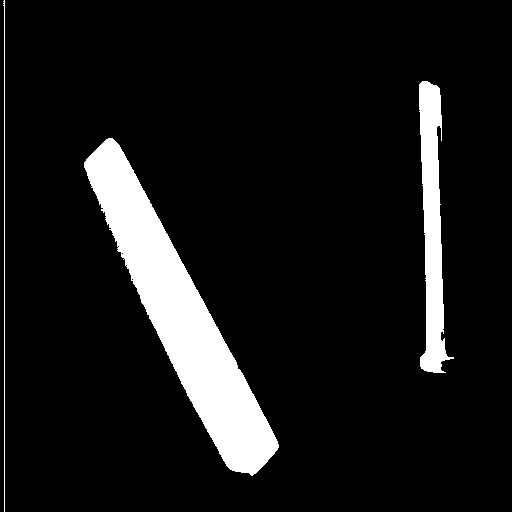
#> input picture Practica 8/r_img1.jpg, 512 x 512 px
$ python ejercicio3.py '../Practica 8/r_img1.jpg' '../Practica 8/r_img2.jpg'   (older library calls are emulated)
#> lines starting #> are read from the running program, lines starting #| are printed output that depends on the picture; after the words box and inside, x2 and y2 are one past the last pixel; in counts of white or black regions, pixels touching at a corner belong together
import sys
import cv2
import numpy as np
import matplotlib as plt
import math
def subtraccion(img1, img2, c, img_out):
	for x in range(0, heigth, 1):
		for y in range(0, width, 1):
			img_out[x][y] = ((img1[x][y]/2) - (img2[x][y]/2)) + c
	return img_out
def subtraccionC(img1, c, img_out):
	for x in range(0, heigth, 1):
		for y in range(0, width, 1):
			img_out[x][y] = img1[x][y] + c
	return img_out
def subtraccionR(img1, img2, img_out):
	c=100
	for x in range(0, heigth, 1):
		for y in range(0, width, 1):
			img_out[x][y] = ((img1[x][y]/2) - (img2[x][y]/2))+c
	#threshold
	threshold=90
	for x in range(0, heigth, 1):
		for y in range(0, width, 1):
			if (img_out[x][y]<threshold).all():
				img_out[x][y]=0
			else:
				img_out[x][y]=255
	return img_out
if __name__ == "__main__":
	filename1 = sys.argv[1]
	filename2 = sys.argv[2]
	img1 = cv2.imread(filename1)
#> img1 is the input picture: shape (512, 512, 3); min 0, max 255, mean 23.9
	img2 = cv2.imread(filename2)
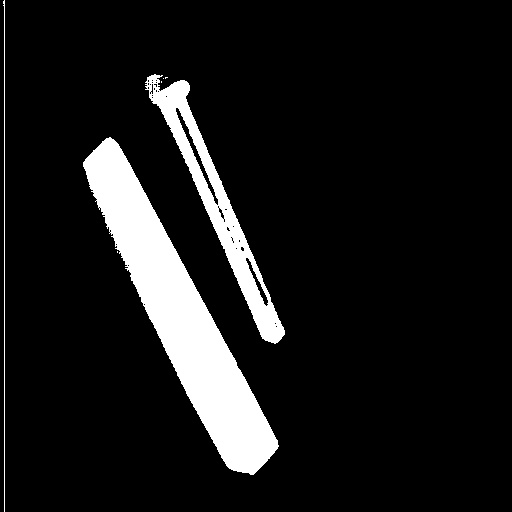
#> input picture Practica 8/r_img2.jpg, 512 x 512 px
#> img2 is the input picture: shape (512, 512, 3); min 0, max 255, mean 25.3
	# Dimensions
	heigth = img2.shape[0]
#> heigth = 512
	width = img2.shape[1]
#> width = 512
	if img1.shape[0]>img2.shape[0]:
		heigth = img2.shape[0]
	if img1.shape[1]>img2.shape[1]:
		width = img2.shape[1]
	# Creating matrix
	img_out = np.zeros((heigth, width, 3), np.int)
	c=100
	img_out = subtraccion(img1, img2, c, img_out)
#> after the loop in subtraccion, `for x in range(0, heigth, 1):`:
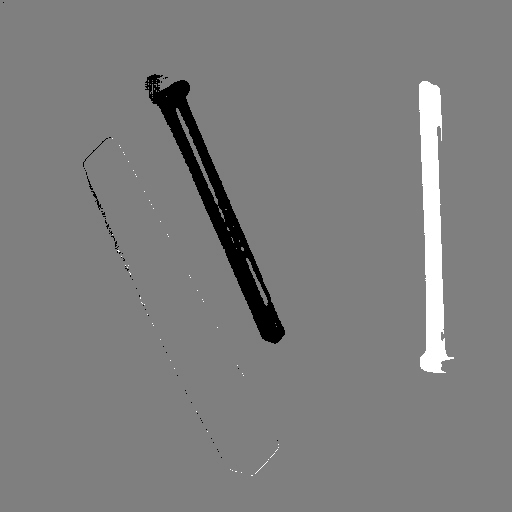
#> img_out: shape (512, 512, 3) int64; min -27, max 227, mean 99.3; drawn with min black and max white
	cv2.imwrite("resultado3.jpg",img_out)
	#thresholding
	img_outT = np.zeros((heigth, width, 3), np.int)
	img_outT = subtraccionR(img1, img2, img_outT)
#> after the loop in subtraccionR, `for x in range(0, heigth, 1):`:
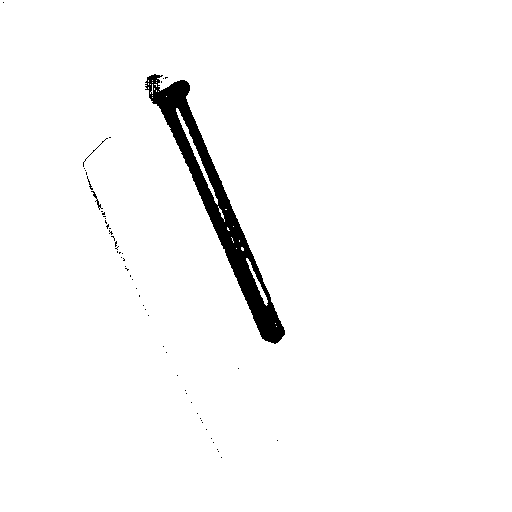
#> img_out: shape (512, 512, 3) int64; 97.4% white; 55 black regions (51 under 20 px), largest, box (x1, y1, x2, y2) and area: (145, 74, 285, 344) 6600, (91, 191, 103, 210) 43, (83, 138, 108, 167) 32, (87, 176, 93, 190) 21
	cv2.imwrite("resultado3T.jpg",img_outT)
